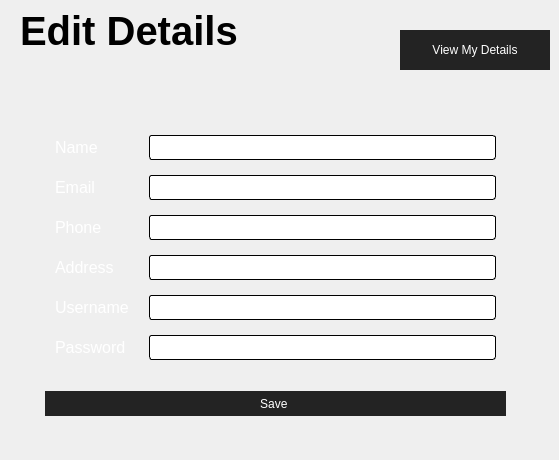
          <widget class="QWidget" name="page_6">
           <widget class="QWidget" name="RegistrationForm" native="true">
            <property name="geometry">
             <rect>
              <x>10</x>
              <y>60</y>
              <width>531</width>
              <height>391</height>
             </rect>
            </property>
            <property name="sizePolicy">
             <sizepolicy hsizetype="Fixed" vsizetype="Fixed">
              <horstretch>0</horstretch>
              <verstretch>0</verstretch>
             </sizepolicy>
            </property>
            <property name="minimumSize">
             <size>
              <width>350</width>
              <height>200</height>
             </size>
            </property>
            <property name="styleSheet">
             <string notr="true">QLabel { color: white; }

QLineEdit { border-radius: 3px; 
border: 1px solid black;}



</string>
            </property>
            <layout class="QVBoxLayout" name="verticalLayout_12">
             <property name="spacing">
              <number>20</number>
             </property>
             <property name="leftMargin">
              <number>35</number>
             </property>
             <property name="topMargin">
              <number>35</number>
             </property>
             <property name="rightMargin">
              <number>35</number>
             </property>
             <property name="bottomMargin">
              <number>35</number>
             </property>
             <item>
              <layout class="QFormLayout" name="formLayout">
               <property name="verticalSpacing">
                <number>15</number>
               </property>
               <property name="leftMargin">
                <number>10</number>
               </property>
               <property name="topMargin">
                <number>40</number>
               </property>
               <property name="rightMargin">
                <number>10</number>
               </property>
               <property name="bottomMargin">
                <number>10</number>
               </property>
               <item row="0" column="0">
                <widget class="QLabel" name="OUpdate_nameLabel">
                 <property name="font">
                  <font>
                   <pointsize>12</pointsize>
                  </font>
                 </property>
                 <property name="text">
                  <string>Name</string>
                 </property>
                </widget>
               </item>
               <item row="0" column="1">
                <widget class="QLineEdit" name="OUpdate_nameLineEdit">
                 <property name="minimumSize">
                  <size>
                   <width>0</width>
                   <height>25</height>
                  </size>
                 </property>
                 <property name="text">
                  <string/>
                 </property>
                </widget>
               </item>
               <item row="1" column="0">
                <widget class="QLabel" name="OUpdate_emailLabel">
                 <property name="font">
                  <font>
                   <pointsize>12</pointsize>
                  </font>
                 </property>
                 <property name="text">
                  <string>Email</string>
                 </property>
                </widget>
               </item>
               <item row="1" column="1">
                <widget class="QLineEdit" name="OUpdate_emailLineEdit">
                 <property name="minimumSize">
                  <size>
                   <width>0</width>
                   <height>25</height>
                  </size>
                 </property>
                </widget>
               </item>
               <item row="2" column="0">
                <widget class="QLabel" name="OUpdate_phoneLabel">
                 <property name="font">
                  <font>
                   <pointsize>12</pointsize>
                  </font>
                 </property>
                 <property name="text">
                  <string>Phone </string>
                 </property>
                </widget>
               </item>
               <item row="2" column="1">
                <widget class="QLineEdit" name="OUpdate_phoneLineEdit">
                 <property name="minimumSize">
                  <size>
                   <width>0</width>
                   <height>25</height>
                  </size>
                 </property>
                </widget>
               </item>
               <item row="3" column="0">
                <widget class="QLabel" name="OUpdate_addressLabel">
                 <property name="font">
                  <font>
                   <pointsize>12</pointsize>
                  </font>
                 </property>
                 <property name="text">
                  <string>Address</string>
                 </property>
                </widget>
               </item>
               <item row="4" column="0">
                <widget class="QLabel" name="OUpdate_usernameLabel">
                 <property name="font">
                  <font>
                   <pointsize>12</pointsize>
                  </font>
                 </property>
                 <property name="text">
                  <string>Username</string>
                 </property>
                </widget>
               </item>
               <item row="4" column="1">
                <widget class="QLineEdit" name="OUpdate_usernameLineEdit_2">
                 <property name="minimumSize">
                  <size>
                   <width>0</width>
                   <height>25</height>
                  </size>
                 </property>
                </widget>
               </item>
               <item row="5" column="0">
                <widget class="QLabel" name="OUpdate_passwordLabel">
                 <property name="font">
                  <font>
                   <pointsize>12</pointsize>
                  </font>
                 </property>
                 <property name="text">
                  <string>Password</string>
                 </property>
                </widget>
               </item>
               <item row="5" column="1">
                <widget class="QLineEdit" name="OUpdate_passwordLineEdit">
                 <property name="minimumSize">
                  <size>
                   <width>0</width>
                   <height>25</height>
                  </size>
                 </property>
                </widget>
               </item>
               <item row="3" column="1">
                <widget class="QLineEdit" name="OUpdate_addressLineEdit">
                 <property name="minimumSize">
                  <size>
                   <width>0</width>
                   <height>25</height>
                  </size>
                 </property>
                </widget>
               </item>
              </layout>
             </item>
             <item>
              <widget class="QPushButton" name="SaveDetails">
               <property name="enabled">
                <bool>true</bool>
               </property>
               <property name="minimumSize">
                <size>
                 <width>0</width>
                 <height>25</height>
                </size>
               </property>
               <property name="cursor">
                <cursorShape>PointingHandCursor</cursorShape>
               </property>
               <property name="focusPolicy">
                <enum>Qt::ClickFocus</enum>
               </property>
               <property name="styleSheet">
                <string notr="true">QPushButton{
  color:rgb(255,255,255);
  background-color: rgb(35, 35, 35);
  border:0px solid;
}</string>
               </property>
               <property name="text">
                <string>Save </string>
               </property>
              </widget>
             </item>
            </layout>
           </widget>
           <widget class="QLabel" name="label">
            <property name="geometry">
             <rect>
              <x>20</x>
              <y>10</y>
              <width>271</width>
              <height>41</height>
             </rect>
            </property>
            <property name="font">
             <font>
              <pointsize>30</pointsize>
              <weight>75</weight>
              <bold>true</bold>
             </font>
            </property>
            <property name="styleSheet">
             <string notr="true">border: none;
background-color: transparent;</string>
            </property>
            <property name="text">
             <string>Edit Details</string>
            </property>
           </widget>
           <widget class="QPushButton" name="ProfileBtn_3">
            <property name="geometry">
             <rect>
              <x>400</x>
              <y>30</y>
              <width>150</width>
              <height>40</height>
             </rect>
            </property>
            <property name="minimumSize">
             <size>
              <width>0</width>
              <height>40</height>
             </size>
            </property>
            <property name="styleSheet">
             <string notr="true">QPushButton{
  color:rgb(255,255,255);
  background-color: rgb(35, 35, 35);
  border:0px solid;
}</string>
            </property>
            <property name="text">
             <string>View My Details</string>
            </property>
           </widget>
          </widget>
